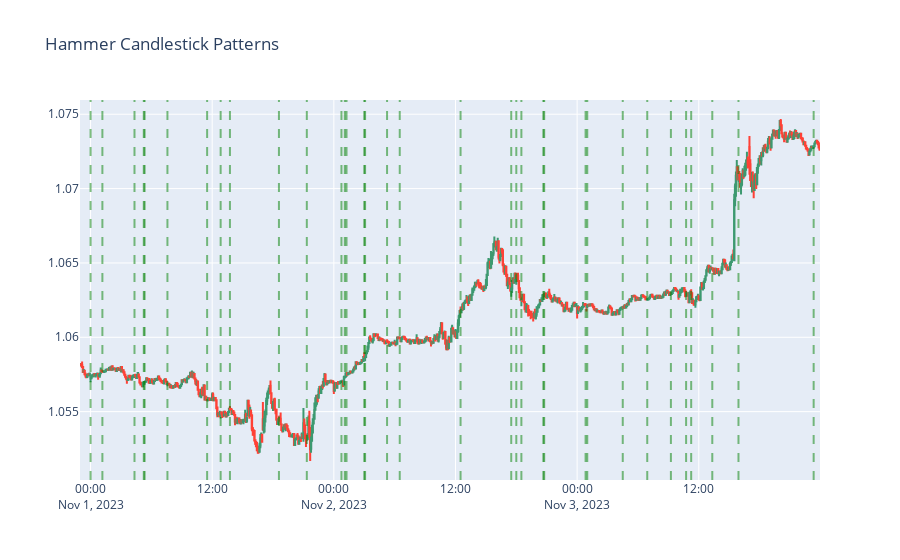

Source (notebook cell):
### Code cell
hammers = ohlc_df[ohlc_df['hammer_pattern'] == True]

fig_hammer = go.Figure(fig)
fig_hammer.update_layout(title='Hammer Candlestick Patterns')

for i, x in hammers.iterrows():
    fig_hammer.add_vline(x=x['time'], line_width=2, line_dash="dash", opacity=0.5, line_color="green")
    
fig_hammer

### Figure 1 — Plotly figure (JSON) as saved in the notebook; plotly's stock layout.template omitted (floating-point values rounded to 4 significant figures; data arrays with more than 128 entries replaced by an {"elided": "..."} marker saying what was removed)
{"data": [{"close": {"elided": "876 float values"}, "high": {"elided": "876 float values"}, "low": {"elided": "876 float values"}, "open": {"elided": "876 float values"}, "type": "candlestick", "x": {"elided": "876 str values"}}], "layout": {"autosize": true, "shapes": [{"line": {"color": "green", "dash": "dash", "width": 2}, "opacity": 0.5, "type": "line", "x0": "2023-11-01T00:00:00", "x1": "2023-11-01T00:00:00", "xref": "x", "y0": 0, "y1": 1, "yref": "y domain"}, {"line": {"color": "green", "dash": "dash", "width": 2}, "opacity": 0.5, "type": "line", "x0": "2023-11-01T01:10:00", "x1": "2023-11-01T01:10:00", "xref": "x", "y0": 0, "y1": 1, "yref": "y domain"}, {"line": {"color": "green", "dash": "dash", "width": 2}, "opacity": 0.5, "type": "line", "x0": "2023-11-01T04:20:00", "x1": "2023-11-01T04:20:00", "xref": "x", "y0": 0, "y1": 1, "yref": "y domain"}, {"line": {"color": "green", "dash": "dash", "width": 2}, "opacity": 0.5, "type": "line", "x0": "2023-11-01T05:15:00", "x1": "2023-11-01T05:15:00", "xref": "x", "y0": 0, "y1": 1, "yref": "y domain"}, {"line": {"color": "green", "dash": "dash", "width": 2}, "opacity": 0.5, "type": "line", "x0": "2023-11-01T05:20:00", "x1": "2023-11-01T05:20:00", "xref": "x", "y0": 0, "y1": 1, "yref": "y domain"}, {"line": {"color": "green", "dash": "dash", "width": 2}, "opacity": 0.5, "type": "line", "x0": "2023-11-01T07:35:00", "x1": "2023-11-01T07:35:00", "xref": "x", "y0": 0, "y1": 1, "yref": "y domain"}, {"line": {"color": "green", "dash": "dash", "width": 2}, "opacity": 0.5, "type": "line", "x0": "2023-11-01T11:30:00", "x1": "2023-11-01T11:30:00", "xref": "x", "y0": 0, "y1": 1, "yref": "y domain"}, {"line": {"color": "green", "dash": "dash", "width": 2}, "opacity": 0.5, "type": "line", "x0": "2023-11-01T12:50:00", "x1": "2023-11-01T12:50:00", "xref": "x", "y0": 0, "y1": 1, "yref": "y domain"}, {"line": {"color": "green", "dash": "dash", "width": 2}, "opacity": 0.5, "type": "line", "x0": "2023-11-01T13:45:00", "x1": "2023-11-01T13:45:00", "xref": "x", "y0": 0, "y1": 1, "yref": "y domain"}, {"line": {"color": "green", "dash": "dash", "width": 2}, "opacity": 0.5, "type": "line", "x0": "2023-11-01T18:35:00", "x1": "2023-11-01T18:35:00", "xref": "x", "y0": 0, "y1": 1, "yref": "y domain"}, {"line": {"color": "green", "dash": "dash", "width": 2}, "opacity": 0.5, "type": "line", "x0": "2023-11-01T21:20:00", "x1": "2023-11-01T21:20:00", "xref": "x", "y0": 0, "y1": 1, "yref": "y domain"}, {"line": {"color": "green", "dash": "dash", "width": 2}, "opacity": 0.5, "type": "line", "x0": "2023-11-02T00:45:00", "x1": "2023-11-02T00:45:00", "xref": "x", "y0": 0, "y1": 1, "yref": "y domain"}, {"line": {"color": "green", "dash": "dash", "width": 2}, "opacity": 0.5, "type": "line", "x0": "2023-11-02T01:05:00", "x1": "2023-11-02T01:05:00", "xref": "x", "y0": 0, "y1": 1, "yref": "y domain"}, {"line": {"color": "green", "dash": "dash", "width": 2}, "opacity": 0.5, "type": "line", "x0": "2023-11-02T01:15:00", "x1": "2023-11-02T01:15:00", "xref": "x", "y0": 0, "y1": 1, "yref": "y domain"}, {"line": {"color": "green", "dash": "dash", "width": 2}, "opacity": 0.5, "type": "line", "x0": "2023-11-02T03:00:00", "x1": "2023-11-02T03:00:00", "xref": "x", "y0": 0, "y1": 1, "yref": "y domain"}, {"line": {"color": "green", "dash": "dash", "width": 2}, "opacity": 0.5, "type": "line", "x0": "2023-11-02T03:05:00", "x1": "2023-11-02T03:05:00", "xref": "x", "y0": 0, "y1": 1, "yref": "y domain"}, {"line": {"color": "green", "dash": "dash", "width": 2}, "opacity": 0.5, "type": "line", "x0": "2023-11-02T05:15:00", "x1": "2023-11-02T05:15:00", "xref": "x", "y0": 0, "y1": 1, "yref": "y domain"}, {"line": {"color": "green", "dash": "dash", "width": 2}, "opacity": 0.5, "type": "line", "x0": "2023-11-02T06:30:00", "x1": "2023-11-02T06:30:00", "xref": "x", "y0": 0, "y1": 1, "yref": "y domain"}, {"line": {"color": "green", "dash": "dash", "width": 2}, "opacity": 0.5, "type": "line", "x0": "2023-11-02T12:30:00", "x1": "2023-11-02T12:30:00", "xref": "x", "y0": 0, "y1": 1, "yref": "y domain"}, {"line": {"color": "green", "dash": "dash", "width": 2}, "opacity": 0.5, "type": "line", "x0": "2023-11-02T17:30:00", "x1": "2023-11-02T17:30:00", "xref": "x", "y0": 0, "y1": 1, "yref": "y domain"}, {"line": {"color": "green", "dash": "dash", "width": 2}, "opacity": 0.5, "type": "line", "x0": "2023-11-02T18:00:00", "x1": "2023-11-02T18:00:00", "xref": "x", "y0": 0, "y1": 1, "yref": "y domain"}, {"line": {"color": "green", "dash": "dash", "width": 2}, "opacity": 0.5, "type": "line", "x0": "2023-11-02T18:30:00", "x1": "2023-11-02T18:30:00", "xref": "x", "y0": 0, "y1": 1, "yref": "y domain"}, {"line": {"color": "green", "dash": "dash", "width": 2}, "opacity": 0.5, "type": "line", "x0": "2023-11-02T20:40:00", "x1": "2023-11-02T20:40:00", "xref": "x", "y0": 0, "y1": 1, "yref": "y domain"}, {"line": {"color": "green", "dash": "dash", "width": 2}, "opacity": 0.5, "type": "line", "x0": "2023-11-02T20:45:00", "x1": "2023-11-02T20:45:00", "xref": "x", "y0": 0, "y1": 1, "yref": "y domain"}, {"line": {"color": "green", "dash": "dash", "width": 2}, "opacity": 0.5, "type": "line", "x0": "2023-11-03T00:50:00", "x1": "2023-11-03T00:50:00", "xref": "x", "y0": 0, "y1": 1, "yref": "y domain"}, {"line": {"color": "green", "dash": "dash", "width": 2}, "opacity": 0.5, "type": "line", "x0": "2023-11-03T01:00:00", "x1": "2023-11-03T01:00:00", "xref": "x", "y0": 0, "y1": 1, "yref": "y domain"}, {"line": {"color": "green", "dash": "dash", "width": 2}, "opacity": 0.5, "type": "line", "x0": "2023-11-03T04:30:00", "x1": "2023-11-03T04:30:00", "xref": "x", "y0": 0, "y1": 1, "yref": "y domain"}, {"line": {"color": "green", "dash": "dash", "width": 2}, "opacity": 0.5, "type": "line", "x0": "2023-11-03T06:55:00", "x1": "2023-11-03T06:55:00", "xref": "x", "y0": 0, "y1": 1, "yref": "y domain"}, {"line": {"color": "green", "dash": "dash", "width": 2}, "opacity": 0.5, "type": "line", "x0": "2023-11-03T09:15:00", "x1": "2023-11-03T09:15:00", "xref": "x", "y0": 0, "y1": 1, "yref": "y domain"}, {"line": {"color": "green", "dash": "dash", "width": 2}, "opacity": 0.5, "type": "line", "x0": "2023-11-03T10:45:00", "x1": "2023-11-03T10:45:00", "xref": "x", "y0": 0, "y1": 1, "yref": "y domain"}, {"line": {"color": "green", "dash": "dash", "width": 2}, "opacity": 0.5, "type": "line", "x0": "2023-11-03T11:15:00", "x1": "2023-11-03T11:15:00", "xref": "x", "y0": 0, "y1": 1, "yref": "y domain"}, {"line": {"color": "green", "dash": "dash", "width": 2}, "opacity": 0.5, "type": "line", "x0": "2023-11-03T13:20:00", "x1": "2023-11-03T13:20:00", "xref": "x", "y0": 0, "y1": 1, "yref": "y domain"}, {"line": {"color": "green", "dash": "dash", "width": 2}, "opacity": 0.5, "type": "line", "x0": "2023-11-03T15:55:00", "x1": "2023-11-03T15:55:00", "xref": "x", "y0": 0, "y1": 1, "yref": "y domain"}, {"line": {"color": "green", "dash": "dash", "width": 2}, "opacity": 0.5, "type": "line", "x0": "2023-11-03T23:20:00", "x1": "2023-11-03T23:20:00", "xref": "x", "y0": 0, "y1": 1, "yref": "y domain"}], "title": {"text": "Hammer Candlestick Patterns"}, "xaxis": {"autorange": true, "range": ["2023-10-31 22:57:30", "2023-11-03 23:57:30"], "rangeslider": {"visible": false, "yaxis": {}}, "type": "date"}, "yaxis": {"autorange": true, "range": [1.05, 1.076]}}}
